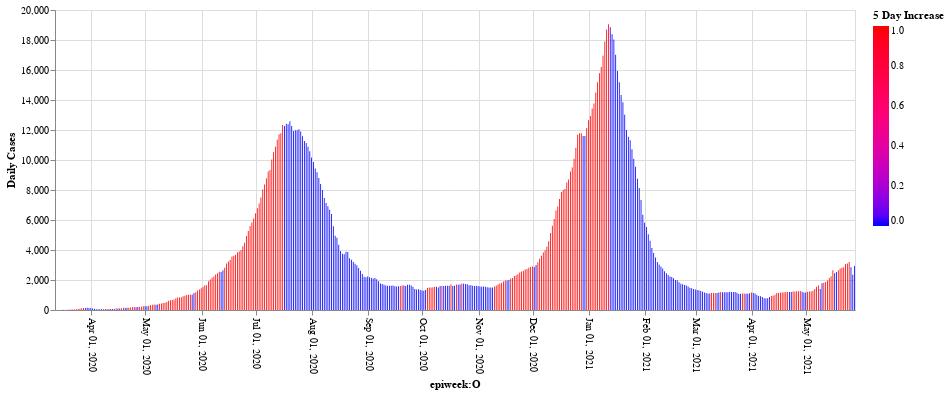

Here is the notebook cell this chart was saved with:
### Code cell
alt.Chart(data, width=800).mark_bar().encode(x=alt.X('yearmonthdate(date):T', title='epiweek:O', axis=alt.Axis(tickCount=14, labelAngle=90)),
                                  y=alt.Y('new_cases_smoothed', title='Daily Cases'),
                                  color=alt.Color('increasing', title='5 Day Increase', scale=alt.Scale(range=['blue', 'red'])))

### Figure 1 — Vega-Lite specification as saved in the notebook (floating-point values rounded to 4 significant figures; data arrays with more than 128 entries replaced by an {"elided": "..."} marker saying what was removed)
{"config": {"view": {"continuousWidth": 400, "continuousHeight": 300}}, "data": {"name": "data-463052bdf413fdc563ff959aed06f56a"}, "mark": "bar", "encoding": {"color": {"type": "quantitative", "field": "increasing", "scale": {"range": ["blue", "red"]}, "title": "5 Day Increase"}, "x": {"type": "temporal", "axis": {"labelAngle": 90, "tickCount": 14}, "field": "date", "timeUnit": "yearmonthdate", "title": "epiweek:O"}, "y": {"type": "quantitative", "field": "new_cases_smoothed", "title": "Daily Cases"}}, "width": 800, "$schema": "https://vega.github.io/schema/vega-lite/v4.8.1.json", "datasets": {"data-463052bdf413fdc563ff959aed06f56a": {"elided": "476 records"}}}
